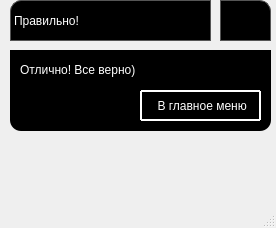
<?xml version="1.0" encoding="UTF-8"?>
<ui version="4.0">
 <class>rightwindow</class>
 <widget class="QMainWindow" name="rightwindow">
  <property name="geometry">
   <rect>
    <x>0</x>
    <y>0</y>
    <width>276</width>
    <height>228</height>
   </rect>
  </property>
  <property name="windowTitle">
   <string>MainWindow</string>
  </property>
  <property name="documentMode">
   <bool>false</bool>
  </property>
  <property name="dockNestingEnabled">
   <bool>false</bool>
  </property>
  <widget class="QWidget" name="centralwidget">
   <widget class="QPushButton" name="closebutton">
    <property name="geometry">
     <rect>
      <x>220</x>
      <y>0</y>
      <width>51</width>
      <height>41</height>
     </rect>
    </property>
    <property name="mouseTracking">
     <bool>false</bool>
    </property>
    <property name="styleSheet">
     <string notr="true">QPushButton{
border: 1px solid #555;
padding: 5 px ;
border-top-right-radius: 11px;
background: black;
}
QPushButton:hover { background: rgba(255,255,255,.2); }
QPushButton:pressed { background: white; }</string>
    </property>
    <property name="text">
     <string/>
    </property>
    <property name="icon">
     <iconset>
      <normaloff>photos/крестик.png</normaloff>photos/крестик.png</iconset>
    </property>
    <property name="default">
     <bool>false</bool>
    </property>
   </widget>
   <widget class="QLabel" name="label">
    <property name="geometry">
     <rect>
      <x>10</x>
      <y>0</y>
      <width>201</width>
      <height>41</height>
     </rect>
    </property>
    <property name="styleSheet">
     <string notr="true">QLabel{
	font: 75 italic 22pt &quot;MS Sans Serif&quot;;
color: white;
border: 1px solid #555;
border-top-left-radius: 11px;
background: black;
font-weight: 3;
text-transform: capitalize;
font-size: 25;
}</string>
    </property>
    <property name="text">
     <string>Правильно!</string>
    </property>
   </widget>
   <widget class="QGroupBox" name="groupBox_2">
    <property name="geometry">
     <rect>
      <x>10</x>
      <y>50</y>
      <width>261</width>
      <height>81</height>
     </rect>
    </property>
    <property name="styleSheet">
     <string notr="true">QGroupBox{
border-bottom-left-radius: 11px;
border-bottom-right-radius: 11px;
background: black;
}</string>
    </property>
    <property name="title">
     <string/>
    </property>
    <widget class="QLabel" name="label_13">
     <property name="geometry">
      <rect>
       <x>20</x>
       <y>20</y>
       <width>47</width>
       <height>13</height>
      </rect>
     </property>
     <property name="text">
      <string>TextLabel</string>
     </property>
    </widget>
    <widget class="QLabel" name="label_14">
     <property name="geometry">
      <rect>
       <x>20</x>
       <y>30</y>
       <width>47</width>
       <height>13</height>
      </rect>
     </property>
     <property name="text">
      <string>TextLabel</string>
     </property>
    </widget>
    <widget class="QLabel" name="label_3">
     <property name="geometry">
      <rect>
       <x>10</x>
       <y>10</y>
       <width>241</width>
       <height>20</height>
      </rect>
     </property>
     <property name="styleSheet">
      <string notr="true">color:white;</string>
     </property>
     <property name="text">
      <string>Отлично! Все верно)</string>
     </property>
    </widget>
    <widget class="QPushButton" name="goout">
     <property name="geometry">
      <rect>
       <x>130</x>
       <y>40</y>
       <width>121</width>
       <height>31</height>
      </rect>
     </property>
     <property name="styleSheet">
      <string notr="true">QPushButton {
  display: inline-block;
  color: white;
  text-decoration: none;
  user-select: none;
  outline: none;
  border: 2px solid white;
  border-radius: 1px;
  transition: 0.2s;
} 
QPushButton:hover { background: rgba(255,255,255,.2); }
QPushButton:pressed { background: white; }</string>
     </property>
     <property name="text">
      <string> В главное меню</string>
     </property>
    </widget>
   </widget>
   <zorder>groupBox_2</zorder>
   <zorder>closebutton</zorder>
   <zorder>label</zorder>
  </widget>
  <widget class="QMenuBar" name="menubar">
   <property name="geometry">
    <rect>
     <x>0</x>
     <y>0</y>
     <width>276</width>
     <height>21</height>
    </rect>
   </property>
  </widget>
  <widget class="QStatusBar" name="statusbar"/>
 </widget>
 <resources>
  <include location="photos/photos.qrc"/>
 </resources>
 <connections/>
</ui>
